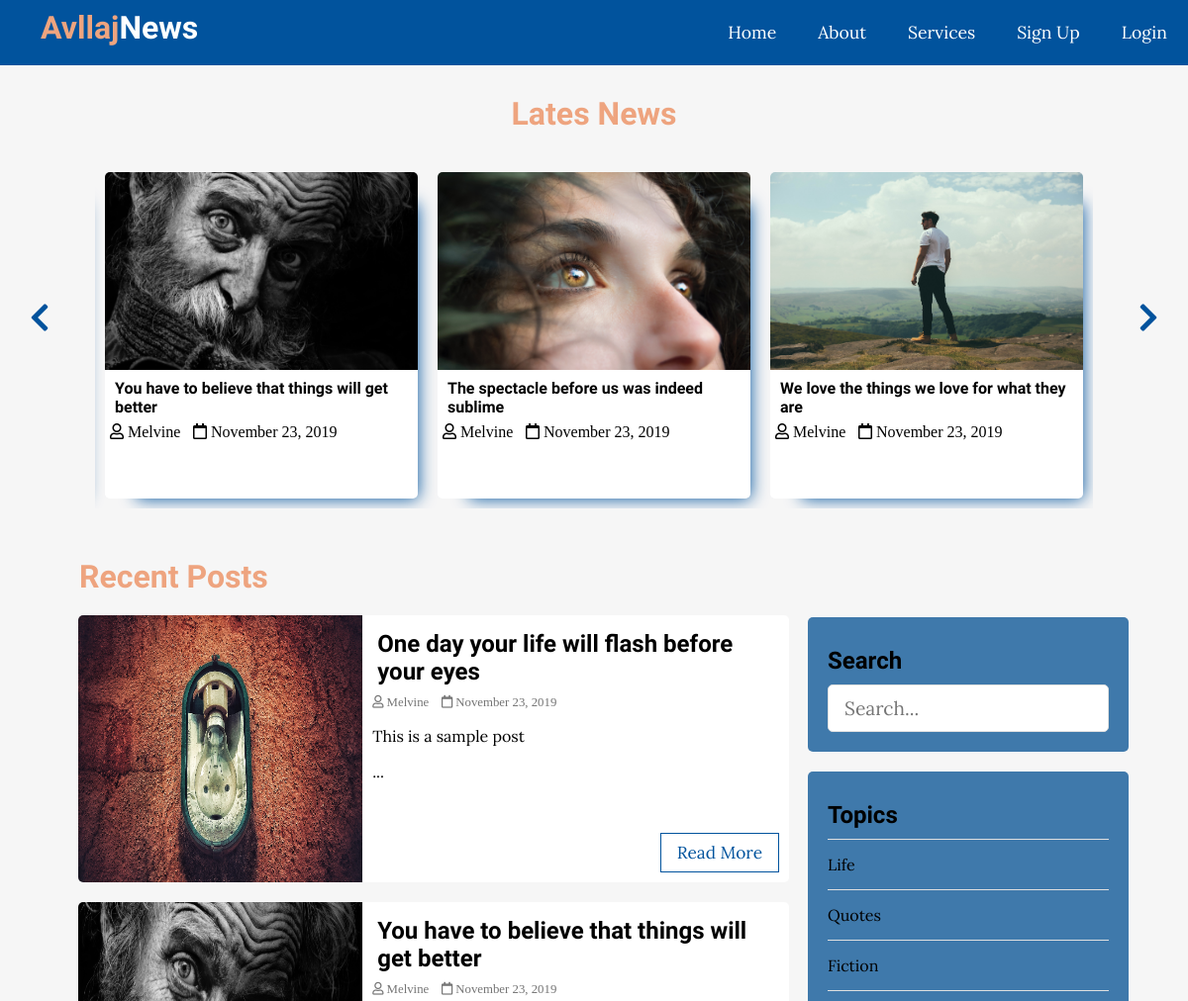
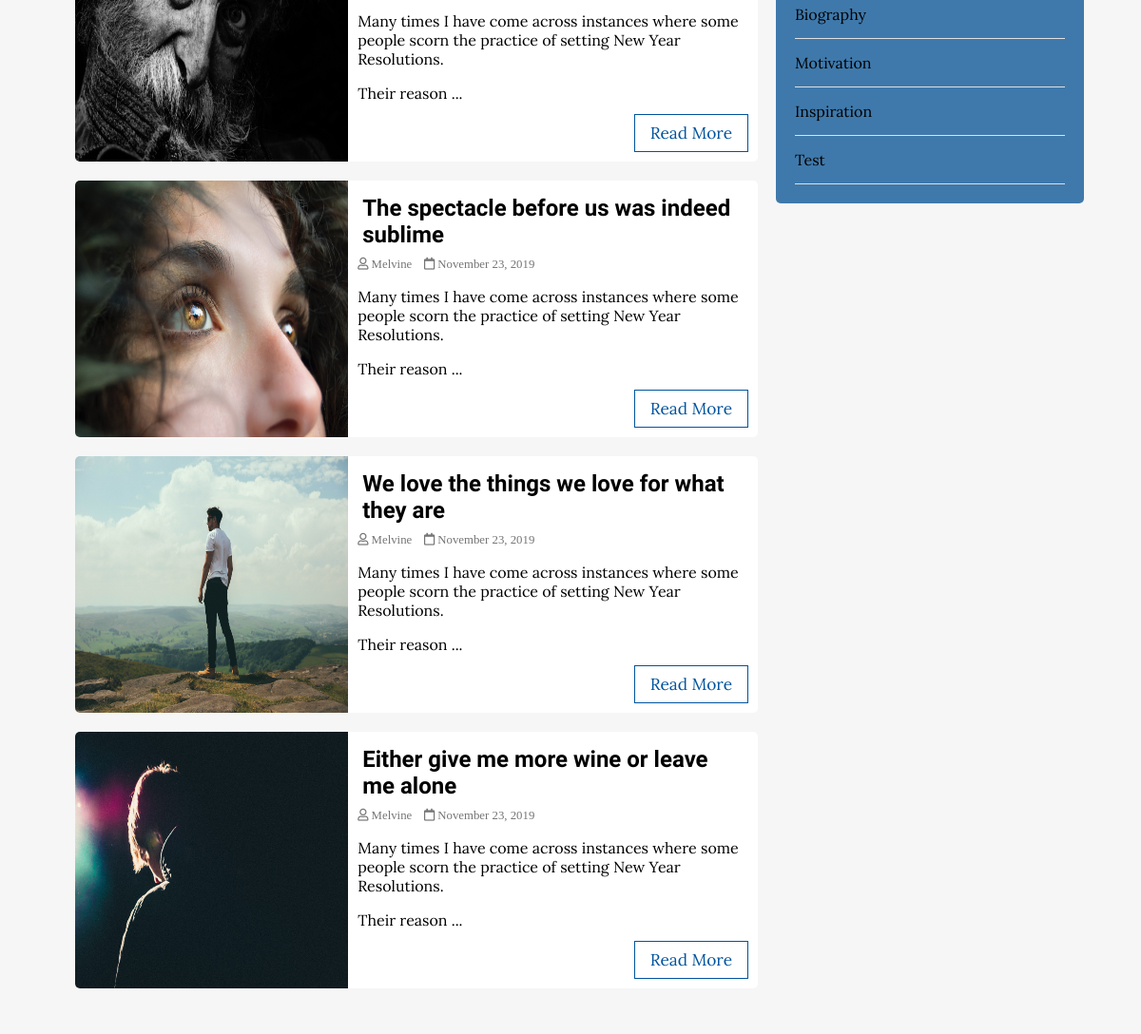
Before: / (upper part) with the older database file (2 pictures, top to bottom).
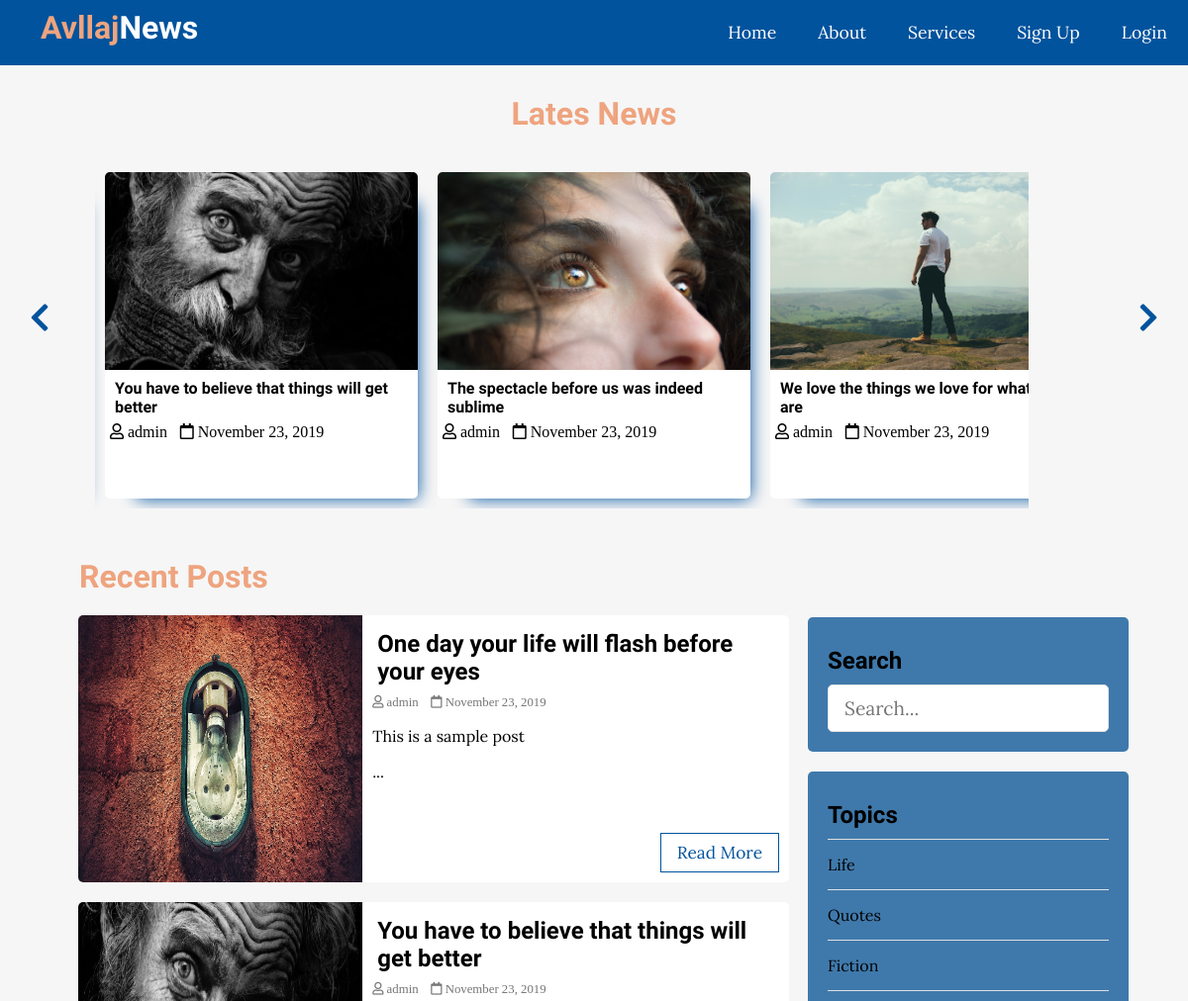
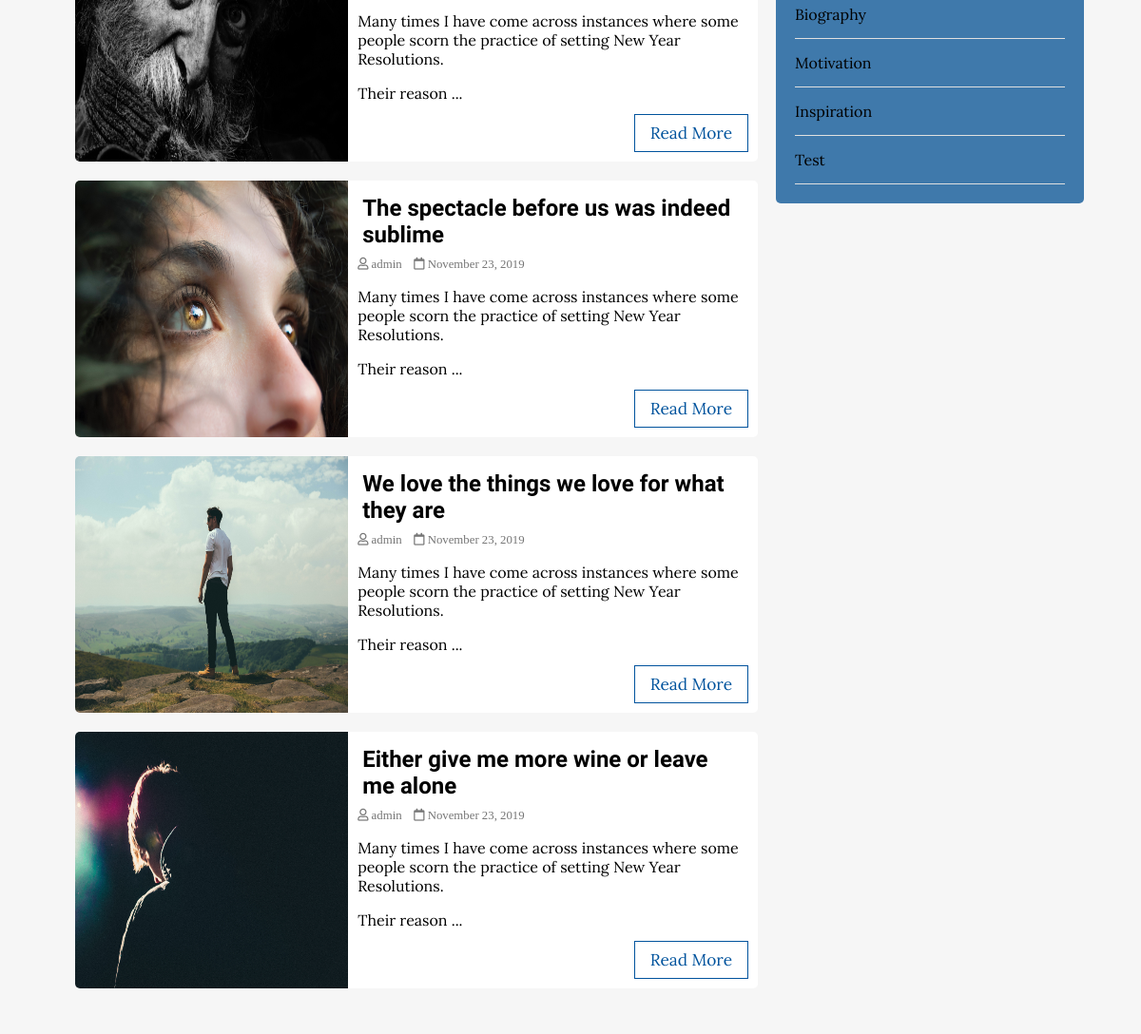
After: the same page with the newer database file (2 pictures, top to bottom).
### tables this page shows
CREATE TABLE `posts` (
  `id` int(11) NOT NULL,
  `user_id` int(11) NOT NULL,
  `topic_id` int(11) DEFAULT NULL,
  `title` varchar(255) NOT NULL,
  `image` varchar(255) NOT NULL,
  `body` text NOT NULL,
  `published` tinyint(4) NOT NULL,
  `created_at` datetime NOT NULL DEFAULT current_timestamp()
);

CREATE TABLE `users` (
  `id` int(11) NOT NULL,
  `admin` tinyint(4) NOT NULL,
  `username` varchar(255) NOT NULL,
  `email` varchar(255) NOT NULL,
  `password` varchar(255) NOT NULL,
  `created_at` timestamp NOT NULL DEFAULT current_timestamp()
);

CREATE TABLE `topics` (
  `id` int(11) NOT NULL,
  `name` varchar(100) NOT NULL,
  `description` text NOT NULL
);

### app/database/db.php (called while the page is built, shortened)
<?php
require('connect.php');
function executeQuery($sql, $data)
{
    global $conn;
    $stmt = $conn->prepare($sql);
    $values = array_values($data);
    $types = str_repeat('s', count($values));
    $stmt->bind_param($types, ...$values);
    $stmt->execute();
    return $stmt;
}
function selectAll($table, $conditions = [])
{
    global $conn;
    $sql = "SELECT * FROM $table";
    if (empty($conditions)) {
        $stmt = $conn->prepare($sql);
        $stmt->execute();
        $records = $stmt->get_result()->fetch_all(MYSQLI_ASSOC);
        return $records;
    }
}
function getPublishedPosts()
{
    $sql = "SELECT p.*, u.username FROM posts AS p JOIN users AS u ON p.user_id=u.id WHERE p.published=?";
    $stmt = executeQuery($sql, ['published' => 1]);
    $records = $stmt->get_result()->fetch_all(MYSQLI_ASSOC);
    return $records;
}

### app/controllers/topics.php (called while the page is built, shortened)
<?php
include(ROOT_PATH . "/app/database/db.php");
$table = 'topics';
$topics = selectAll($table);

### index.php (the view, shortened to what this page needs)
<?php
include(ROOT_PATH . "/app/controllers/topics.php");
$posts = array();
$postsTitle = 'Recent Posts';
if (isset($_GET['t_id'])) {
  $posts = getPostsByTopicId($_GET['t_id']);
  $postsTitle = "You searched for posts under '" . $_GET['name'] . "'";
} else if (isset($_POST['search-term'])) {
  $postsTitle = "You searched for '" . $_POST['search-term'] . "'";
  $posts = searchPosts($_POST['search-term']);
} else {
  $posts = getPublishedPosts();
}
?>
<!DOCTYPE html>
<html lang="en">
<head>
  <link rel="stylesheet" href="https://use.fontawesome.com/releases/v5.7.2/css/all.css"
>
  <link rel="stylesheet" href="assets/css/style.css">
</head>
<body>
  <?php include(ROOT_PATH . "/app/includes/header.php"); ?>
  <div class="page-wrapper">
    <div class="post-slider">
      <h1 class="slider-title">Lates News</h1>
      <i class="fas fa-chevron-left prev"></i>
      <i class="fas fa-chevron-right next"></i>
      <div class="post-wrapper">
        <?php foreach ($posts as $post): ?>
          <div class="post">
            <img src="<?php echo BASE_URL . '/assets/images/' . $post['image']; ?>" alt="" class="slider-image">
            <div class="post-info">
              <h4><a href="single.php?id=<?php echo $post['id']; ?>"><?php echo $post['title']; ?></a></h4>
              <i class="far fa-user"> <?php echo $post['username']; ?></i>
              <i class="far fa-calendar"> <?php echo date('F j, Y', strtotime($post['created_at'])); ?></i>
            </div>
          </div>
        <?php endforeach; ?>
      </div>
    </div>
    <div class="content clearfix">
      <div class="main-content">
        <h1 class="recent-post-title"><?php echo $postsTitle ?></h1>
        <?php foreach ($posts as $post): ?>
          <div class="post clearfix">
            <img src="<?php echo BASE_URL . '/assets/images/' . $post['image']; ?>" alt="" class="post-image">
            <div class="post-preview">
              <h2><a href="single.php?id=<?php echo $post['id']; ?>"><?php echo $post['title']; ?></a></h2>
              <i class="far fa-user"> <?php echo $post['username']; ?></i>
              <i class="far fa-calendar"> <?php echo date('F j, Y', strtotime($post['created_at'])); ?></i>
              <p class="preview-text">
                <?php echo html_entity_decode(substr($post['body'], 0, 150) . '...'); ?>
              </p>
              <a href="single.php?id=<?php echo $post['id']; ?>" class="btn read-more">Read More</a>
            </div>
          </div>
        <?php endforeach; ?>
      </div>
      <div class="sidebar">
        <div class="section search">
          <h2 class="section-title">Search</h2>
          <form action="index.php" method="post">
            <input type="text" name="search-term" class="text-input" placeholder="Search...">
          </form>
        </div>
        <div class="section topics">
          <h2 class="section-title">Topics</h2>
          <ul>
            <?php foreach ($topics as $key => $topic): ?>
              <li><a href="<?php echo BASE_URL . '/index.php?t_id=' . $topic['id'] . '&name=' . $topic['name'] ?>"><?php echo $topic['name']; ?></a></li>
            <?php endforeach; ?>
          </ul>
        </div>
      </div>
    </div>
  </div>
</body>
</html>

### app/includes/header.php (shortened to what this page needs)
<header>
    <a href="<?php echo BASE_URL . '/index.php' ?>" class="logo">
      <h1 class="logo-text"><span>Avllaj</span>News</h1>
    </a>
    <ul class="nav">
      <li><a href="<?php echo BASE_URL . '/index.php' ?>">Home</a></li>
      <li><a href="#">About</a></li>
      <li><a href="#">Services</a></li>
      <?php if (isset($_SESSION['id'])): ?>
        <li>
          <a href="#">
            <i class="fa fa-user"></i>
            <?php echo $_SESSION['username']; ?>
            <i class="fa fa-chevron-down" style="font-size: .8em;"></i>
          </a>
          <ul>
            <?php if($_SESSION['admin']): ?>
              <li><a href="<?php echo BASE_URL . '/admin/dashboard.php' ?>">Dashboard</a></li>
            <?php endif; ?>
            <li><a href="<?php echo BASE_URL . '/logout.php' ?>" class="logout">Logout</a></li>
          </ul>
        </li>
      <?php else: ?>
        <li><a href="<?php echo BASE_URL . '/register.php' ?>">Sign Up</a></li>
        <li><a href="<?php echo BASE_URL . '/login.php' ?>">Login</a></li>
      <?php endif; ?>
    </ul>
</header>

### assets/css/style.css (style rules this page uses)
* { box-sizing: border-box; }
html, body { height: 100%; padding: 0px; margin: 0px; background: #f6f6f6; font-family: "Lora", serif; }
h1 { font-family: "Candal", serif; color: #eea47f; margin: 5px; }
h2, h4 { font-family: "Candal", serif; margin: 5px; }
a { text-decoration: none; color: inherit; }
.clearfix::after { content: ""; display: block; clear: both; }
.btn { padding: 0.5rem 1rem; background: #01539d; color: white; border: 1px solid transparent; border-radius: 0.25rem; font-size: 1.08em; font-family: "Lora", serif; }
.text-input { padding: 0.7rem 1rem; display: block; width: 100%; border-radius: 5px; border: 1px solid #e0e0e0; outline: none; color: #444; line-height: 1.5rem; font-size: 1.2em; font-family: "Lora", serif; }
header { background: #01539d; height: 66px; }
header * { color: white; }
header .logo { float: left; height: inherit; margin-left: 2em; }
header .logo-text { margin: 9px; font-family: "Candal", serif; }
header .logo-text span { color: #eea47f; }
header ul { float: right; margin: 0px; padding: 0px; list-style: none; }
header ul li { float: left; position: relative; }
header ul li a { display: block; padding: 21px; font-size: 1.1em; text-decoration: none; }
.page-wrapper { min-height: 100%; }
.post-slider { position: relative; }
.post-slider .slider-title { text-align: center; margin: 30px auto; }
.post-slider .next { position: absolute; top: 50%; right: 30px; font-size: 2em; color: #01539d; cursor: pointer; }
.post-slider .prev { position: absolute; top: 50%; left: 30px; font-size: 2em; color: #01539d; cursor: pointer; }
.post-slider .post-wrapper { width: 84%; height: 350px; margin: 0px auto; overflow: hidden; padding: 10px 0px 10px 0px; }
.post-slider .post-wrapper .post { width: 300px; height: 330px; margin: 0px 10px; display: inline-block; background: white; border-radius: 5px; box-shadow: 1rem 1rem 1rem -1rem #01539d; }
.post-slider .post-wrapper .post .post-info { height: 130px; padding: 0px 5px; }
.post-slider .post-wrapper .post .slider-image { width: 100%; height: 200px; border-top-left-radius: 5px; border-top-right-radius: 5px; }
.content { width: 90%; margin: 30px auto 30px; }
.content .main-content { width: 70%; float: left; }
.content .main-content .post { width: 95%; height: 270px; margin: 20px auto; border-radius: 5px; background: white; position: relative; }
.content .main-content .post .post-preview i { color: #757575; font-size: 0.8em; }
.content .main-content .post .preview-text { line-height: 1.5em; font-size: 1.03em; color: #444; }
.content .main-content .post .read-more { position: absolute; bottom: 10px; right: 10px; border: 1px solid #01539d; background: transparent; border-radius: 0px; color: #01539d !important; }
.content .main-content .post .post-image { width: 40%; height: 100%; float: left; border-top-left-radius: 5px; border-bottom-left-radius: 5px; }
.content .main-content .post .post-preview { width: 60%; padding: 10px; float: right; }
.content .main-content .recent-post-title { margin: 20px; }
.content .sidebar { width: 30%; float: left; }
.content .sidebar .section { background: #3f79ab; padding: 20px; border-radius: 5px; margin-bottom: 20px; }
.content .sidebar .section .section-title { margin: 10px 0px 10px 0px; }
.content .sidebar .section.search { margin-top: 80px; }
.content .sidebar .section.topics ul { margin: 0px; padding: 0px; list-style: none; border-top: 1px solid #e0e0e0; }
.content .sidebar .section.topics ul li a { display: block; padding: 15px 0px 15px 0px; border-bottom: 1px solid #e0e0e0; transition: all 0.3s; }

Changed rows visible on the page:
changed through a linked row, posts "You have to believe that things will get better": user.username "Melvine" → "admin"
changed through a linked row, posts "The spectacle before us was indeed sublime": user.username "Melvine" → "admin"
changed through a linked row, posts "We love the things we love for what they are": user.username "Melvine" → "admin"
changed through a linked row, posts "One day your life will flash before your eyes": user.username "Melvine" → "admin"
changed through a linked row, posts "Either give me more wine or leave me alone": user.username "Melvine" → "admin"
